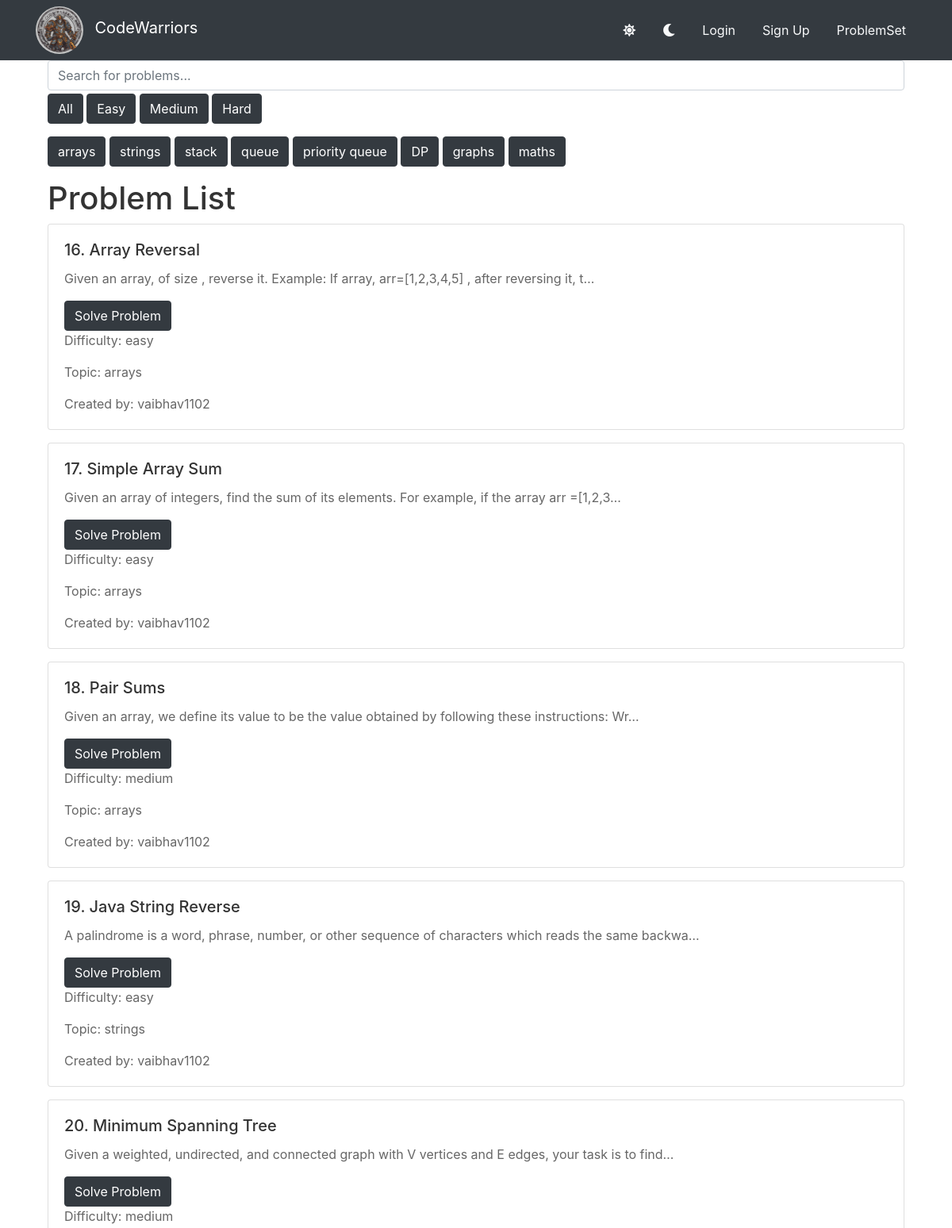
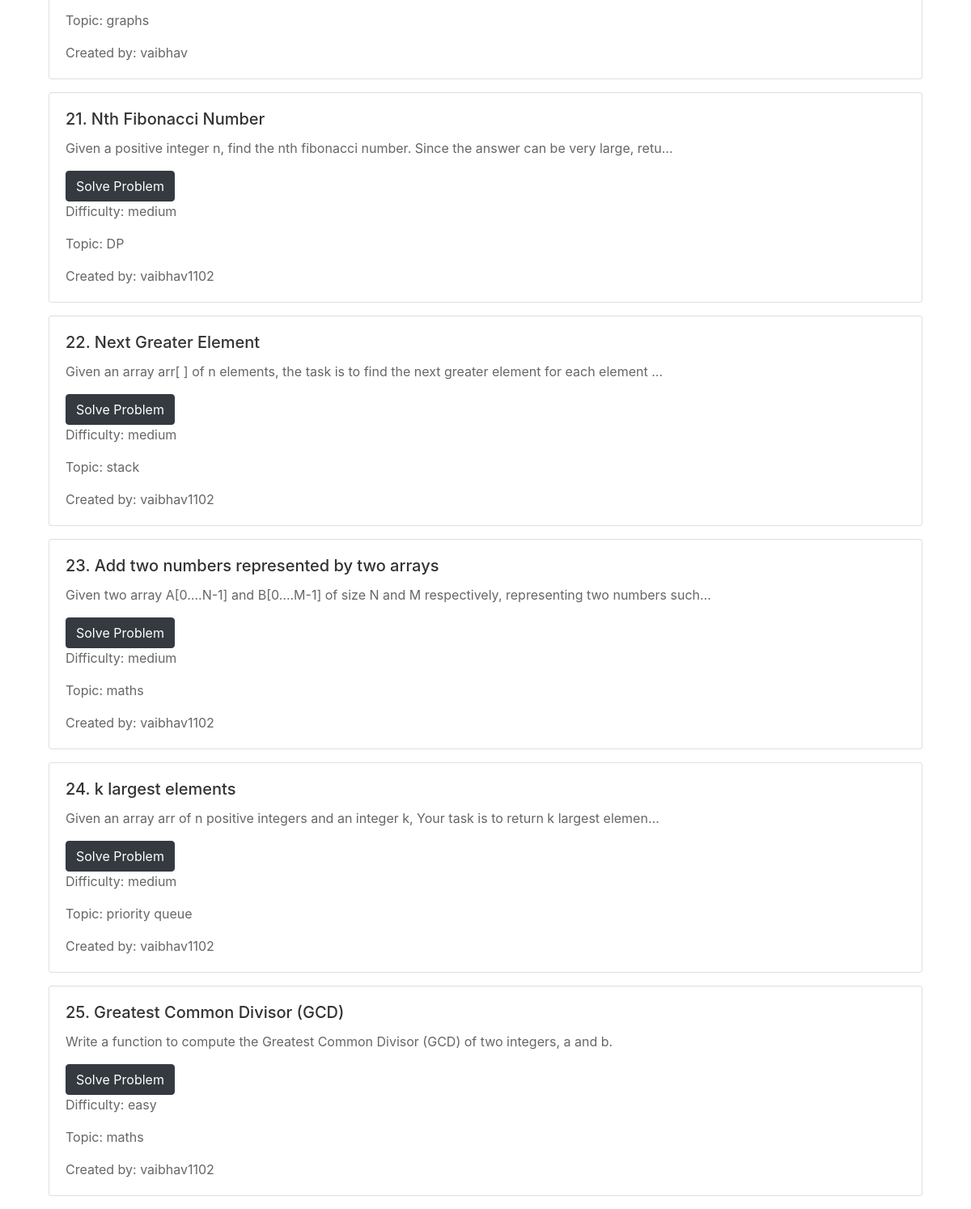
The page / on the database its author committed (2 pictures, top to bottom).
### base/models.py (models this page shows, shortened)
class Problem(models.Model):
    user=models.ForeignKey(User,on_delete=models.CASCADE,null=True)
    difficulty=models.CharField(max_length=100,choices=difficulties)
    topics=models.CharField(max_length=100,choices=topics,default='maths')
    title=models.CharField(max_length=100)
    statement=models.TextField()
    constraints=models.TextField()
    inputs=models.TextField()
    outputs=models.TextField()
    created=models.DateTimeField(auto_now_add=True,null=True)

### base/views.py (the view)
# urls.py: path('',views.home,name='home'),
def home(request):
    q=request.GET.get('q')
    d=request.GET.get('d')
    if q==None:
        q=''
    if d==None:
        d=''
    selected_topic=q
    selected_difficulty=d
    if q=='my':
        problems=request.user.problem_set.filter(Q(difficulty__icontains=d))
    else :
        problems=Problem.objects.filter(Q(difficulty__icontains=d)&(Q(title__icontains=q)|Q(topics__icontains=q)))
    context={'problems':problems,
             'topics':topics,
             'selected_topic':selected_topic,
             'selected_difficulty':selected_difficulty}
    return render(request,'base/problemlist.html',context)

### base/templates/base/problemlist.html (shortened to what this page needs)
{% extends 'main.html' %}
{% block content %}
<div class="container">
    <div class="container">
         <form action="{% url 'home' %}" method="GET">
            <input name="q" placeholder="Search for problems..." class="form-control"/>
         </form>
        <div class="mb-3 mt-1">
            <a href="{% url 'home' %}" class="btn btn-dark">All</a>
            <a href="{% url 'home' %}?q={{selected_topic}}&d=easy" class="btn btn-dark">Easy</a>
            <a href="{% url 'home' %}?q={{selected_topic}}&d=medium" class="btn btn-dark">Medium</a>
            <a href="{% url 'home' %}?q={{selected_topic}}&d=hard" class="btn btn-dark">Hard</a>
        </div>
        <div class="mb-3 mt-1">
            {% for topic in topics %}
            <a href="{% url 'home' %}?q={{topic}}&d={{selected_difficulty}}" class="btn btn-dark">{{topic}}</a>
            {% endfor %}
        </div>
    <h1 class="problem-list-title">Problem List</h1>
    {% for problem in problems %}
    <div class="card mb-3 {% if is_dark_theme %}theme-dark{% else %}theme-light{% endif %}">
        <div class="card-body">
            <h5 class="card-title">{{ problem.id }}. {{ problem.title }}</h5>
            <p class="card-text">{{ problem.statement|truncatechars:100 }}</p>
            <a href="{% url 'problem-page' problem.id %}" class="btn btn-dark">Solve Problem</a>
            <p class="card-text">Difficulty: {{ problem.difficulty }} </p>
            <p class="card-text">Topic: {{problem.topics}} </p>
            {% if problem.user != None %}
            <a href="{% url 'profile' problem.user.id %}"><p class="card-text">Created by: {{ problem.user.username }}</p></a>
            {% endif %}
        </div>
    </div>
    {% endfor %}
</div>
{% endblock %}

### templates/main.html (shortened to what this page needs)
<!DOCTYPE html>
{% load static %}
<html lang="en">
<head>
    <link href="https://stackpath.bootstrapcdn.com/bootstrap/4.5.2/css/bootstrap.min.css" rel="stylesheet">
    <link rel="stylesheet" href="{% static 'styles/style.css' %}">
    <link rel="stylesheet" href="https://cdnjs.cloudflare.com/ajax/libs/font-awesome/5.15.4/css/all.min.css">
</head>
<body class="theme-light">
     {% include 'navbar.html' %}
     {% block content %}
     {% endblock %}
</body>
</html>

### templates/navbar.html (shortened to what this page needs)
{% load static %}
<nav class="navbar navbar-expand-lg navbar-dark bg-dark">
    <div class="container">
        <a href="{% url 'home' %}"><img src="{% static 'images/logo.jpeg' %}" alt="" style="height: 60px; border-radius: 50%; margin-right: 10px;">
        <div class="navbar-brand"> CodeWarriors</div></a>
        <div class="collapse navbar-collapse" id="navbarNav">
            <ul class="navbar-nav ml-auto">
                <li class="nav-item">
                    <button class="btn btn-link text-light toggle-theme" data-theme="light"><i class="fas fa-sun"></i></button>
                </li>
                <li class="nav-item ml-2">
                    <button class="btn btn-link text-light toggle-theme" data-theme="dark"><i class="fas fa-moon"></i></button>
                </li>
                {% if request.user.is_authenticated %}
                <li class="nav-item ml-2">
                    <a href="{% url 'profile' request.user.id %}" class="btn btn-link text-light">
                        <i class="fas fa-user-circle fa-lg mr-1"></i>
                    </a>
                </li>
                <li class="nav-item ml-2">
                    <a href="{% url 'create-problem' %}" class="btn btn-link text-light">Create Problem</a>
                </li>
                <li class="nav-item ml-2">
                    <a href="{% url 'logout' %}" class="btn btn-link text-light">Logout</a>
                </li>
                {% else %}
                <li class="nav-item ml-2">
                    <a href="{% url 'login' %}" class="btn btn-link text-light">Login</a>
                </li>
                <li class="nav-item ml-2">
                    <a href="{% url 'register' %}" class="btn btn-link text-light">Sign Up</a>
                </li>
                {% endif %}
                <li class="nav-item ml-2">
                    <a href="{% url 'home' %}" class="btn btn-link text-light">ProblemSet</a>
                </li>
            </ul>
        </div>
    </div>
</nav>

### static/styles/style.css (style rules this page uses)
.theme-light .problem-list-title { color: #333; }
.theme-light .card { background-color: #fff; color: #333; }
.theme-light .card-title { color: #333; }
.theme-light .card-text { color: #666; }
.navbar-dark { background-color: #333; color: #fff; }

### rows shown on the page
Problem: id "16", title "Array Reversal", statement "Given an array, of size , reverse it. Example: If array, arr=[1,2,3,4,5] , after reversing it, t…", difficulty "easy", topics "arrays", user.username "vaibhav1102"
Problem: id "17", title "Simple Array Sum", statement "Given an array of integers, find the sum of its elements. For example, if the array arr =[1,2,3…", difficulty "easy", topics "arrays", user.username "vaibhav1102"
Problem: id "18", title "Pair Sums", statement "Given an array, we define its value to be the value obtained by following these instructions: Wr…", difficulty "medium", topics "arrays", user.username "vaibhav1102"
Problem: id "19", title "Java String Reverse", statement "A palindrome is a word, phrase, number, or other sequence of characters which reads the same backwa…", difficulty "easy", topics "strings", user.username "vaibhav1102"
Problem: id "20", title "Minimum Spanning Tree", statement "Given a weighted, undirected, and connected graph with V vertices and E edges, your task is to find…", difficulty "medium", topics "graphs", user.username "vaibhav"
Problem: id "21", title "Nth Fibonacci Number", statement "Given a positive integer n, find the nth fibonacci number. Since the answer can be very large, retu…", difficulty "medium", topics "DP", user.username "vaibhav1102"
Problem: id "22", title "Next Greater Element", statement "Given an array arr[ ] of n elements, the task is to find the next greater element for each element …", difficulty "medium", topics "stack", user.username "vaibhav1102"
Problem: id "23", title "Add two numbers represented by two arrays", statement "Given two array A[0….N-1] and B[0….M-1] of size N and M respectively, representing two numbers such…", difficulty "medium", topics "maths", user.username "vaibhav1102"
Problem: id "24", title "k largest elements", statement "Given an array arr of n positive integers and an integer k, Your task is to return k largest elemen…", difficulty "medium", topics "priority queue", user.username "vaibhav1102"
Problem: id "25", title "Greatest Common Divisor (GCD)", statement "Write a function to compute the Greatest Common Divisor (GCD) of two integers, a and b.", difficulty "easy", topics "maths", user.username "vaibhav1102"

### other values the page prints
{{ topic }} "arrays" "strings" "stack" "queue" "priority queue" "DP" "graphs" "maths"
